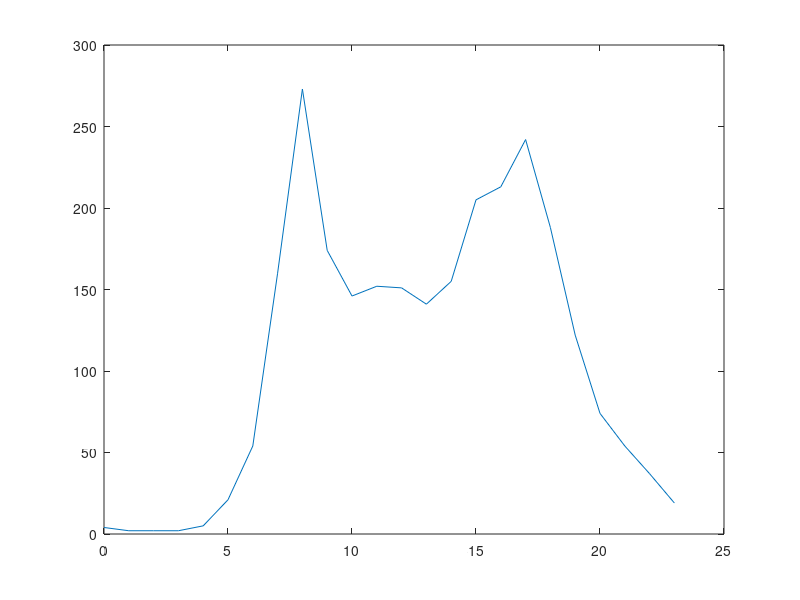
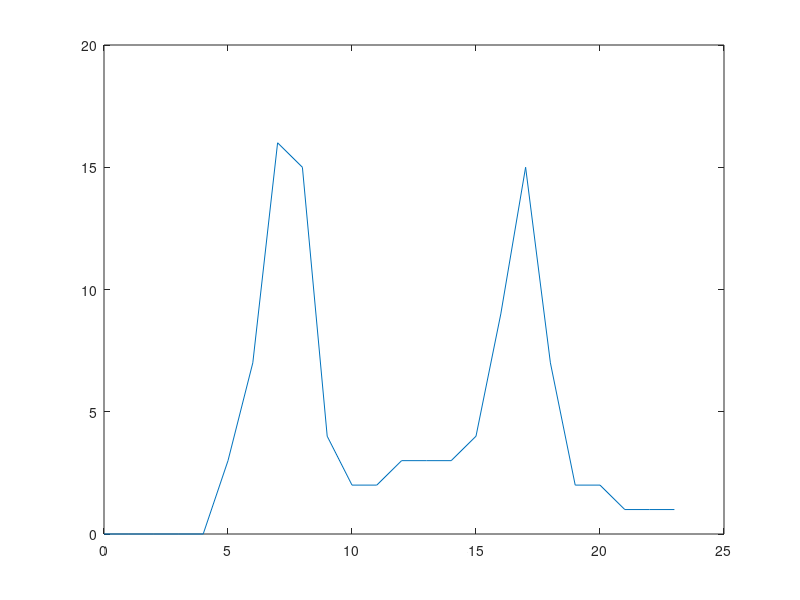
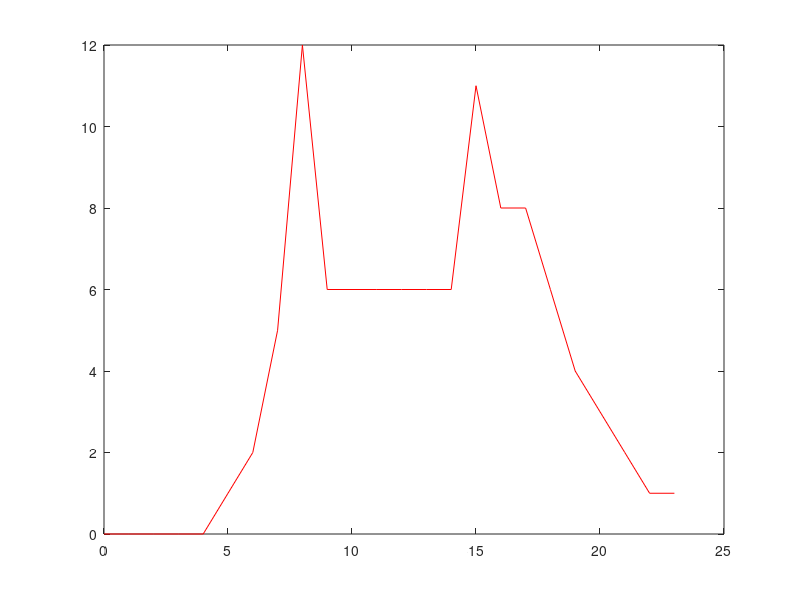
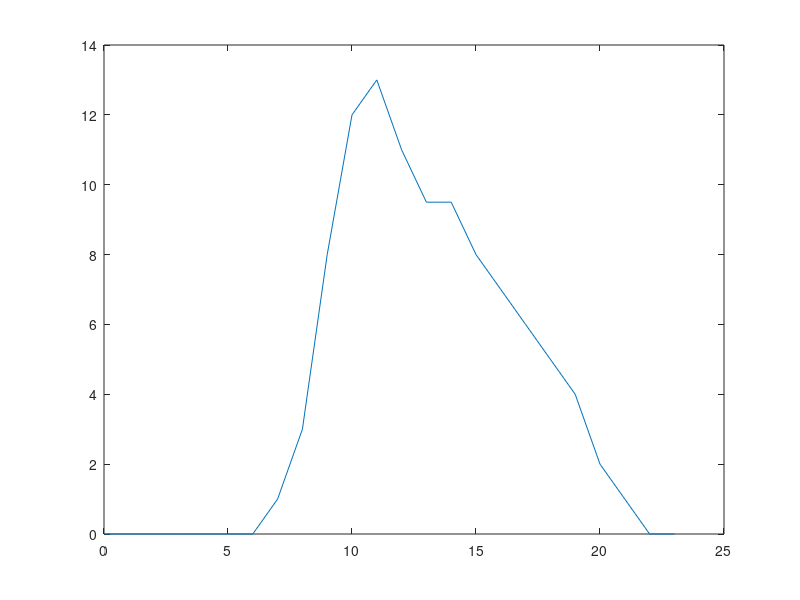

Write the MATLAB code that produced these figures, in order.
%%
time = 0:1:23;

WD = [4 2 2 2 5 21 54 160 273 174 146 152 151 141 155 205 213 242 188 122 74 54 37 19];

plot(time,WD)

%% Based on Table NTS0503
CommuteStart = [0 0 0 0 0 3 7 16 15 4 2 2 3 3 3 4 9 15 7 2 2 1 1 1];
BusinessStart = [0.1 0.1 0 0.1 0.3 1 3 7 10 8 7 7 7 7 7 8 9 8 4 2 2 1 1 0.5];
AllStart = [0 0 0 0 0 1 2 5 12 6 6 6 6 6 6 11 8 8 6 4 3 2 1 1];

EducationStart = [0 0 0 0 0 0 0 7 40 2 1 1 2 2 3 32 5 2 1 0 0 0 0 0];
EscortEducationStart = [0 0 0 0 0 0 0 3 36 7 0 2 2 1 9 33 4 2 1 0 0 0 0 0];
ShoppingStart = [0 0 0 0 0 0 0 1 3 8 12 13 11 9.5 9.5 8 7 6 5 4 2 1 0 0];
OtherPersonalStart = [0 0 0 0 0 0 1 4 8 8 8 8 8 7 7 8 9 8 6 4 2 2 1 1];
VisitStart = [0 0 0 0 0 0 1 1 2 4 5 6 6 6 6 8 8 9 10 10 6 5 4 3];
HolidayStart = [0 0 0 0 0 0 2 4 5 7 9 8 6 7 8 9 9 7 7 5 3 2 1 1];
figure
plot(time,CommuteStart)
hold on
figure
plot(time,BusinessStart)
plot(time,AllStart,'r')

% figure
% plot(time,EducationStart)

figure
plot(time,ShoppingStart)
close all
%% Modification of data
ToEducation = [0 0 0 0 0 0 0 7 40 2 1 0 0 0 0 0 0 0 0 0 0 0 0 0];
FromEducation = [0 0 0 0 0 0 0 0 0 0 0 1 2 2 3 32 5 2 1 0 0 0 0 0];

figure
stairs(time,ToEducation, 'g')
hold on
stairs(time,FromEducation,'r')
title('Education')

%%
ToShopping =    [0 0 0 0 0 0 0 1 2 5 7 7 6 4.5 4.5 3 3 2 2 2 1 0 0 0];
FromShopping =  [0 0 0 0 0 0 0 0 1 3 5 6 5 5 5 5 4 4 3 2 1 1 0 0];
figure
stairs(time,ToShopping, 'g')
hold on
stairs(time,FromShopping,'r')
title('Shopping')
%%

ToCommute =   [0 0 0 0 0 3 7 16 15 4 2 2 1 0 0 0 0 0 0 0 0 0 0 0];
FromCommute = [0 0 0 0 0 0 0 0 0 0 0 0 2 3 3 4 9 15 7 2 2 1 1 1];

figure
stairs(time,ToCommute, 'g')
hold on
stairs(time,FromCommute,'r')
title('Commute')

%%

BusinessStart = [0 0 0 0 0.5 1 3 7 10 8 7 7 7 7 7 8 9 8 4 2 2 1 1 0.5];
ToBusiness =   [0 0 0 0 0.5 1 3 7 10 8 6 5 3.5 2 2 1 1 0 0 0 0 0 0 0];
FromBusiness = [0 0 0 0 0   0 0 0 0  0 1 2 3.5 5 5 7 8 8 4 2 2 1 1 0.5];
figure
stairs(time,ToBusiness, 'g')
hold on
stairs(time,FromBusiness,'r')
title('Business')

%%
ToEscortEducation =   [0 0 0 0 0 0 0 3 36 7 0 2 2 0 0 0 0 0 0 0 0 0 0 0];
FromEscortEducation = [0 0 0 0 0 0 0 0 0 0 0 0 0 1 9 33 4 2 1 0 0 0 0 0];

figure
stairs(time,ToEscortEducation, 'g')
hold on
stairs(time,FromEscortEducation,'r')
title('Escort Education')
%%
ToOtherPersonal =   [0 0 0 0 0 0 1 4 8 8 7 7 6 4 2 1 1 1 0 0 0 0 0 0];
FromOtherPersonal = [0 0 0 0 0 0 0 0 0 0 1 1 2 3 5 7 8 7 6 4 2 2 1 1];
figure
stairs(time,ToOtherPersonal, 'g')
hold on
stairs(time,FromOtherPersonal,'r')
title('Other Personal')
%%
ToVisit =   [0 0 0 0 0 0 1 1 2 4 5 6 6 5 4 4 3 3 3 2 1 0 0 0];
FromVisit = [0 0 0 0 0 0 0 0 0 0 0 0 0 1 2 4 5 6 7 8 5 5 4 3];

figure
stairs(time,ToVisit, 'g')
hold on
stairs(time,FromVisit,'r')
title('Visit')
%%

ToHoliday =    [0 0 0 0 0 0 2 4 5 7 8 6 3 3 3 2 2 2 2 1 0 0 0 0];
FromHoliday =  [0 0 0 0 0 0 0 0 0 0 1 3 3 4 5 7 7 5 5 4 3 2 1 1];

figure
stairs(time,ToHoliday, 'g')
hold on
stairs(time,FromHoliday,'r')
title('Holiday')